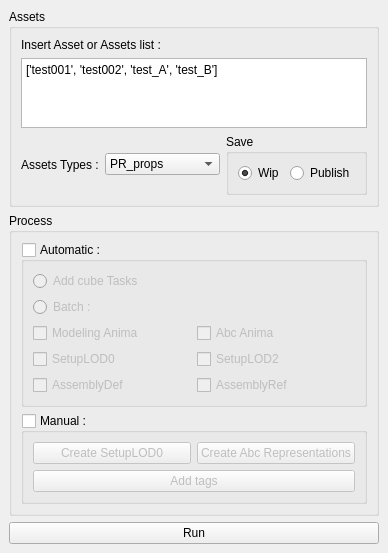
<?xml version="1.0" encoding="UTF-8"?>
<ui version="4.0">
 <class>MainWindow</class>
 <widget class="QDockWidget" name="MainWindow">
  <property name="geometry">
   <rect>
    <x>0</x>
    <y>0</y>
    <width>355</width>
    <height>518</height>
   </rect>
  </property>
  <property name="windowTitle">
   <string>DockWidget</string>
  </property>
  <widget class="QWidget" name="dockWidgetContents">
   <layout class="QVBoxLayout" name="verticalLayout_2">
    <item>
     <widget class="QGroupBox" name="groupbox_assets">
      <property name="title">
       <string>Assets</string>
      </property>
      <layout class="QVBoxLayout" name="verticalLayout_3">
       <item>
        <widget class="QLabel" name="label_asset_list">
         <property name="text">
          <string>Insert Asset or Assets list :</string>
         </property>
        </widget>
       </item>
       <item>
        <widget class="QPlainTextEdit" name="textedit_asset_list">
         <property name="plainText">
          <string>['test001', 'test002', 'test_A', 'test_B']</string>
         </property>
        </widget>
       </item>
       <item>
        <layout class="QHBoxLayout" name="layout_asset_options" stretch="0,10,0">
         <item>
          <widget class="QLabel" name="label_asset_types">
           <property name="text">
            <string>Assets Types :</string>
           </property>
          </widget>
         </item>
         <item>
          <widget class="QComboBox" name="combo_asset_types">
           <item>
            <property name="text">
             <string>PR_props</string>
            </property>
           </item>
           <item>
            <property name="text">
             <string>CH_characters</string>
            </property>
           </item>
           <item>
            <property name="text">
             <string>FX_fxs</string>
            </property>
           </item>
           <item>
            <property name="text">
             <string>BG_decors</string>
            </property>
           </item>
           <item>
            <property name="text">
             <string>MT_mattes</string>
            </property>
           </item>
           <item>
            <property name="text">
             <string>CM_camera</string>
            </property>
           </item>
           <item>
            <property name="text">
             <string>AM_ambiances</string>
            </property>
           </item>
          </widget>
         </item>
         <item>
          <widget class="QGroupBox" name="groupbox_asset_save">
           <property name="title">
            <string>Save</string>
           </property>
           <layout class="QHBoxLayout" name="horizontalLayout_2">
            <item>
             <widget class="QRadioButton" name="radio_asset_save_wip">
              <property name="text">
               <string>Wip</string>
              </property>
              <property name="checked">
               <bool>true</bool>
              </property>
             </widget>
            </item>
            <item>
             <widget class="QRadioButton" name="radio_asset_save_publish">
              <property name="text">
               <string>Publish</string>
              </property>
             </widget>
            </item>
           </layout>
          </widget>
         </item>
        </layout>
       </item>
      </layout>
     </widget>
    </item>
    <item>
     <widget class="QGroupBox" name="groupbox_process">
      <property name="title">
       <string>Process</string>
      </property>
      <layout class="QVBoxLayout" name="verticalLayout">
       <item>
        <widget class="QGroupBox" name="groupbox_process_auto">
         <property name="title">
          <string>Automatic :</string>
         </property>
         <property name="flat">
          <bool>true</bool>
         </property>
         <property name="checkable">
          <bool>true</bool>
         </property>
         <property name="checked">
          <bool>false</bool>
         </property>
         <layout class="QGridLayout" name="gridLayout">
          <item row="1" column="0">
           <widget class="QRadioButton" name="radio_process_auto_batch">
            <property name="text">
             <string>Batch :</string>
            </property>
           </widget>
          </item>
          <item row="2" column="0">
           <widget class="QCheckBox" name="checkbox_process_auto_modeling_anima">
            <property name="enabled">
             <bool>false</bool>
            </property>
            <property name="text">
             <string>Modeling Anima</string>
            </property>
           </widget>
          </item>
          <item row="2" column="1">
           <widget class="QCheckBox" name="checkbox_process_auto_abc_anima">
            <property name="enabled">
             <bool>false</bool>
            </property>
            <property name="text">
             <string>Abc Anima</string>
            </property>
           </widget>
          </item>
          <item row="3" column="0">
           <widget class="QCheckBox" name="checkbox_process_auto_setuplod0">
            <property name="enabled">
             <bool>false</bool>
            </property>
            <property name="text">
             <string>SetupLOD0</string>
            </property>
           </widget>
          </item>
          <item row="3" column="1">
           <widget class="QCheckBox" name="checkbox_process_auto_setuplod2">
            <property name="enabled">
             <bool>false</bool>
            </property>
            <property name="text">
             <string>SetupLOD2</string>
            </property>
           </widget>
          </item>
          <item row="4" column="0">
           <widget class="QCheckBox" name="checkbox_process_auto_assembly_def">
            <property name="enabled">
             <bool>false</bool>
            </property>
            <property name="text">
             <string>AssemblyDef</string>
            </property>
           </widget>
          </item>
          <item row="4" column="1">
           <widget class="QCheckBox" name="checkbox_process_auto_assembly_ref">
            <property name="enabled">
             <bool>false</bool>
            </property>
            <property name="text">
             <string>AssemblyRef</string>
            </property>
           </widget>
          </item>
          <item row="0" column="0">
           <widget class="QRadioButton" name="radio_process_auto_add_tasks">
            <property name="text">
             <string>Add cube Tasks</string>
            </property>
           </widget>
          </item>
         </layout>
        </widget>
       </item>
       <item>
        <widget class="QGroupBox" name="groupbox_process_manual">
         <property name="title">
          <string>Manual :</string>
         </property>
         <property name="flat">
          <bool>true</bool>
         </property>
         <property name="checkable">
          <bool>true</bool>
         </property>
         <property name="checked">
          <bool>false</bool>
         </property>
         <layout class="QGridLayout" name="gridLayout_2">
          <item row="0" column="0">
           <widget class="QPushButton" name="button_process_manual_setuplod0">
            <property name="text">
             <string>Create SetupLOD0</string>
            </property>
           </widget>
          </item>
          <item row="0" column="1">
           <widget class="QPushButton" name="button_process_manual_abc_representation">
            <property name="text">
             <string>Create Abc Representations</string>
            </property>
           </widget>
          </item>
          <item row="1" column="0" colspan="2">
           <widget class="QPushButton" name="button_process_manual_add_tags">
            <property name="text">
             <string>Add tags</string>
            </property>
           </widget>
          </item>
         </layout>
        </widget>
       </item>
      </layout>
     </widget>
    </item>
    <item>
     <widget class="QPushButton" name="button_run">
      <property name="text">
       <string>Run</string>
      </property>
     </widget>
    </item>
   </layout>
  </widget>
 </widget>
 <resources/>
 <connections/>
</ui>
